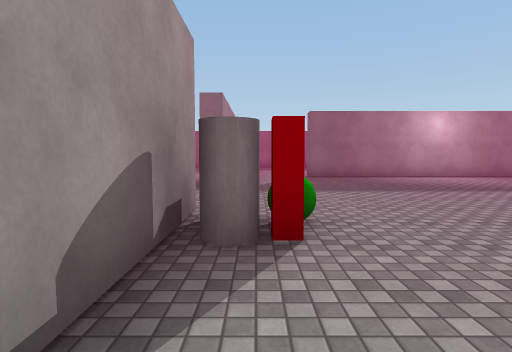
[1] (above)

21 first-person views from a walk through a 3-D level made in the Unity game engine. The camera is 1.4 m above the floor, tilts 4° down and sees 80° across. The floor is counted in squares, 2 m on a side. Each view is taken from the middle of a square. On the plan, view 1 faces up. The plan holds only what a view shows up to about 10 squares ahead; the rest is blank. The player is left out. Surface patterns are stand-ins for the level's own textures.

[2]
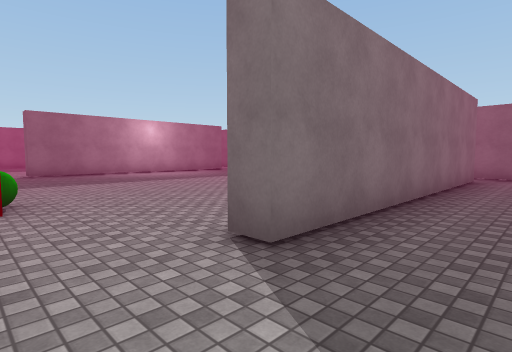

[3]
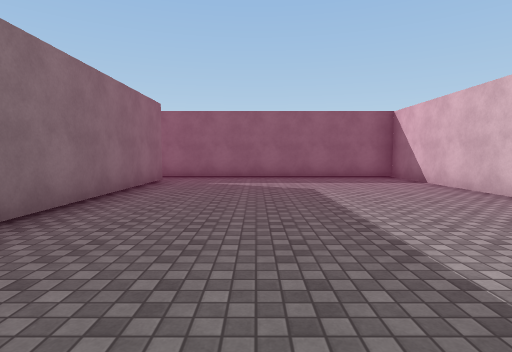

[4]
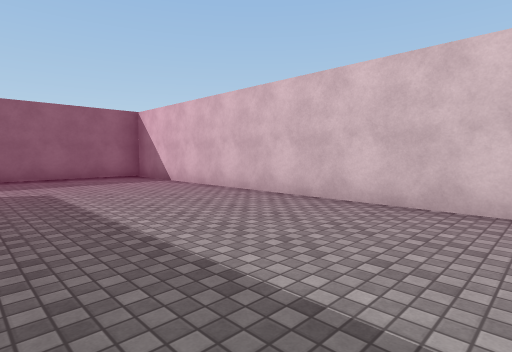

[5]
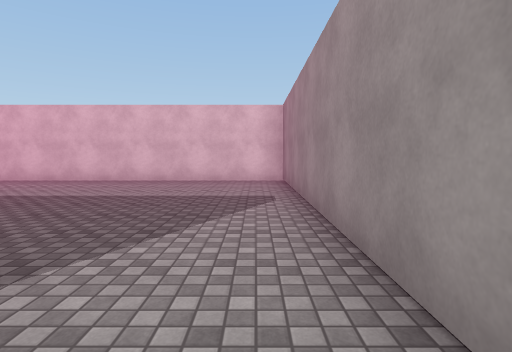

[6]
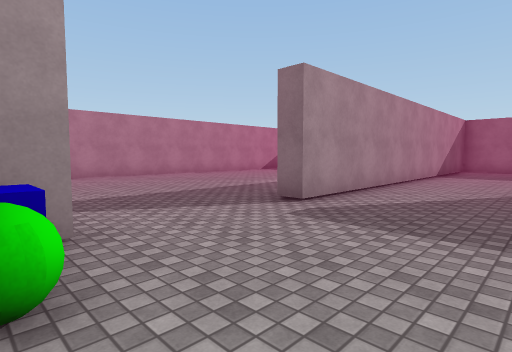

[7]
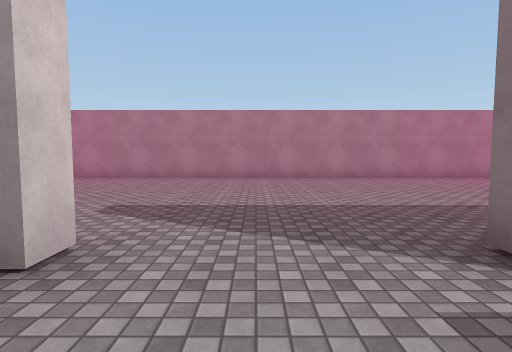

[8]
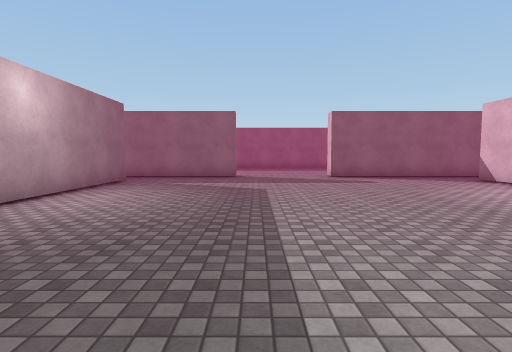

[9]
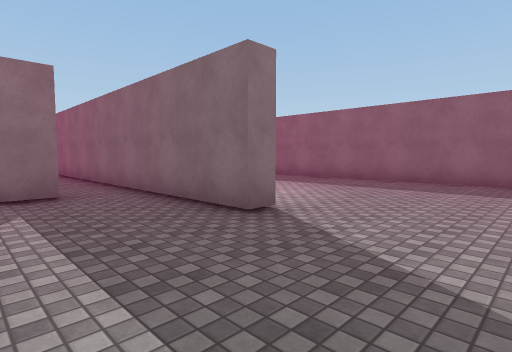

[10]
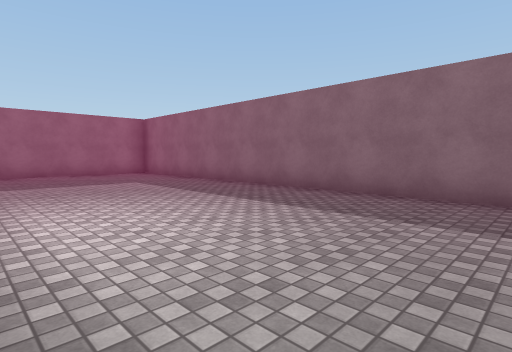

[11]
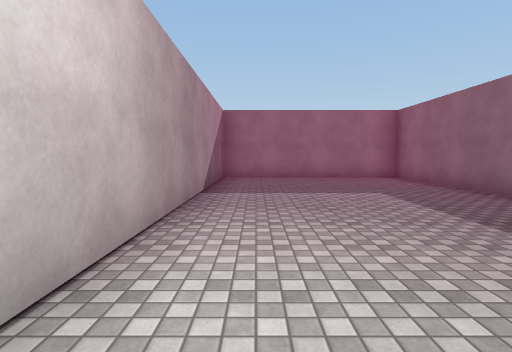

[12]
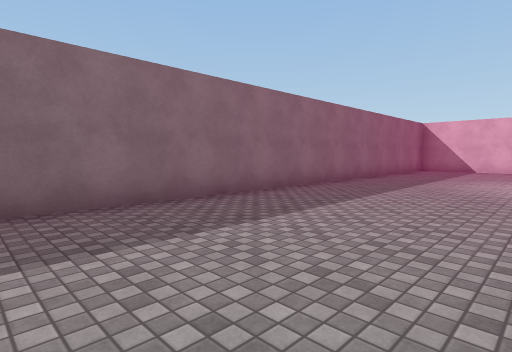

[13]
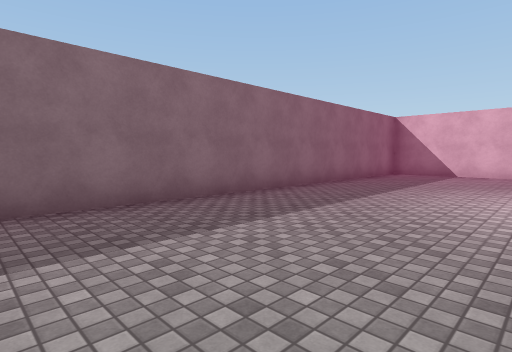

[14]
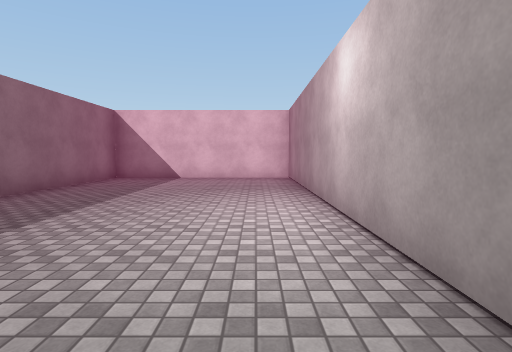

[15]
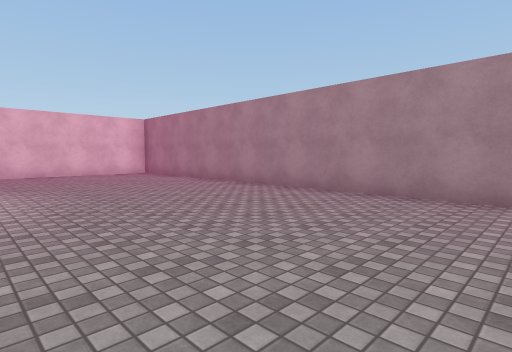

[16]
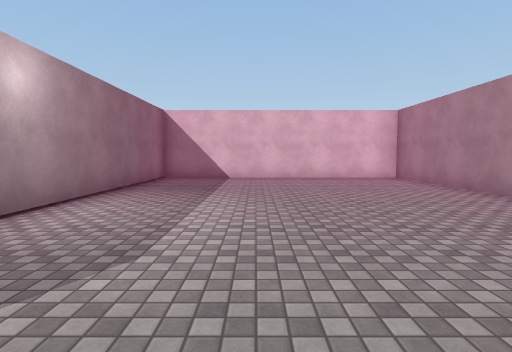

[17]
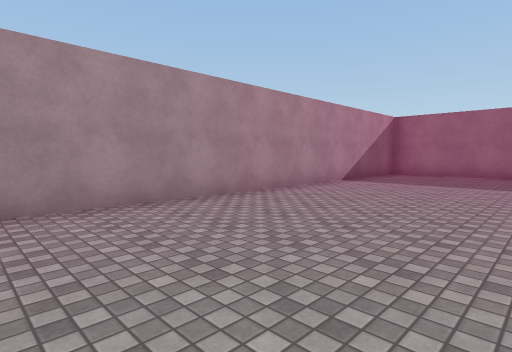

[18]
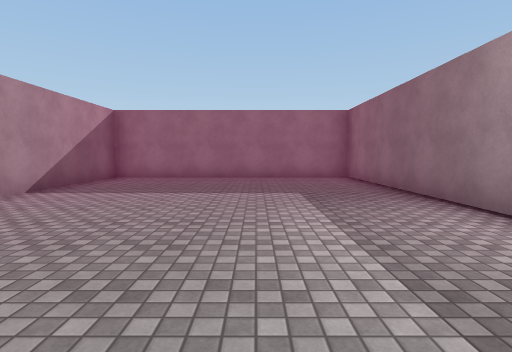

[19]
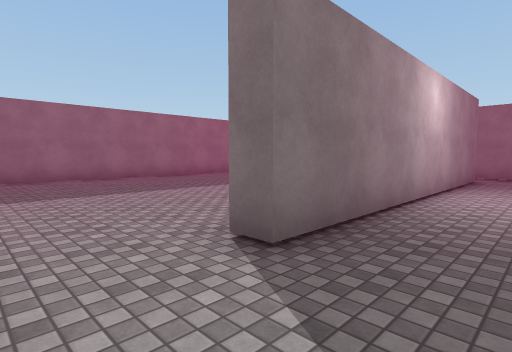

[20]
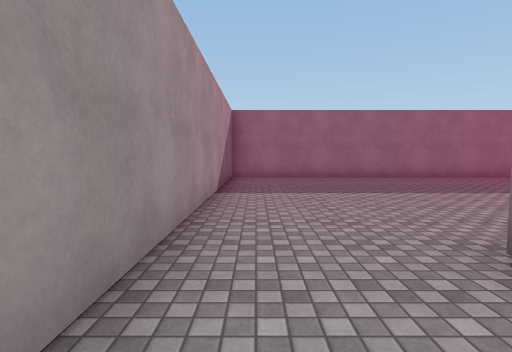

[21]
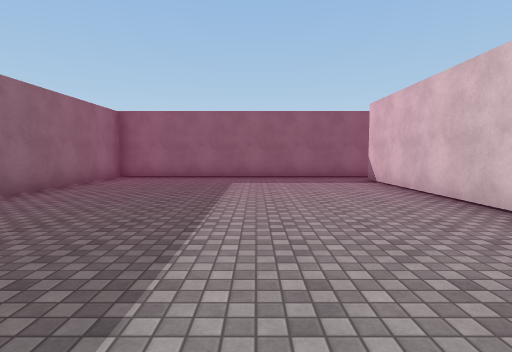

### Floor plan
Points are (right, up) in squares from view 1. A wall is a line through its corners. A room is listed if a view was taken in it or the views show most of it. See-through windows are left out.
Room 1 (views 1, 2, 3, 4)
walls: (9.2, -0.5) (1.7, -0.5) (1.7, 0.1); (-0.7, 0.5) (-0.7, -7.3) (10.5, -7.3) (10.5, 0.5)
ways out: opening at (0.5, 0) to room 2; opening at (10, 0) to room 2
Room 2 (views 5, 6, 7, 8, 9, 10, 11, 12, 13, 14, 15, 16, 17, 18, 19, 20)
walls: (-1.2, 3.7) (-0.7, 3.7) (-0.7, 0.5); (-0.7, 10.4) (-0.7, 6.7) (-1.2, 6.7); (8.1, 0) (9.2, 0); (-1.2, 11.2) (-1.2, 17.2) (-8.2, 17.2) (-8.2, -7.3) (-1.2, -7.3) (-1.2, -1.2); (9.2, 9.5) (1.7, 9.5) (1.7, 10); (11.1, 6.7) (10.5, 6.7) (10.5, 10.4); (10.5, 0.5) (10.5, 3.7) (11, 3.7); (11, 0.9) (11, -7.3) (16.2, -7.3) (16.2, 17.2) (11, 17.2) (11, 9.1)
ways out: opening at (0.5, 0) to room 1; opening at (10, 0) to room 1; opening at (0.5, 10) to room 3; opening at (10, 10) to room 3
objects: other object (0, 2); other object (0, 3); green ball (1, 3)
Room 3 (view 21)
walls: (4.5, 10) (9.2, 10); (10.5, 10.4) (10.5, 17.2) (-0.7, 17.2) (-0.7, 10.4)
ways out: opening at (0.5, 10) to room 2; opening at (10, 10) to room 2

Where each view was taken, in squares from view 1:
view 1: 0 up, 0 right, facing up
view 2: 2 down, 0 right, facing up-right
view 3: 3 down, 1 right, facing right
view 4: 3 down, 1 right, facing down-right
view 5: 1 up, 0 right, facing down
view 6: 3 up, 2 right, facing up-left
view 7: 5 up, 1 right, facing left
view 8: 6 up, 1 right, facing right
view 9: 4 up, 8 right, facing up-right
view 10: 6 up, 11 right, facing up-right
view 11: 8 up, 12 right, facing up
view 12: 7 up, 12 right, facing down-right
view 13: 4 up, 12 right, facing down-right
view 14: 2 up, 12 right, facing down
view 15: 4 up, 3 left, facing down-left
view 16: 2 up, 4 left, facing down
view 17: 6 up, 4 left, facing up-left
view 18: 8 up, 4 left, facing up
view 19: 8 up, 0 right, facing up-right
view 20: 8 up, 0 right, facing up
view 21: 13 up, 1 right, facing right
